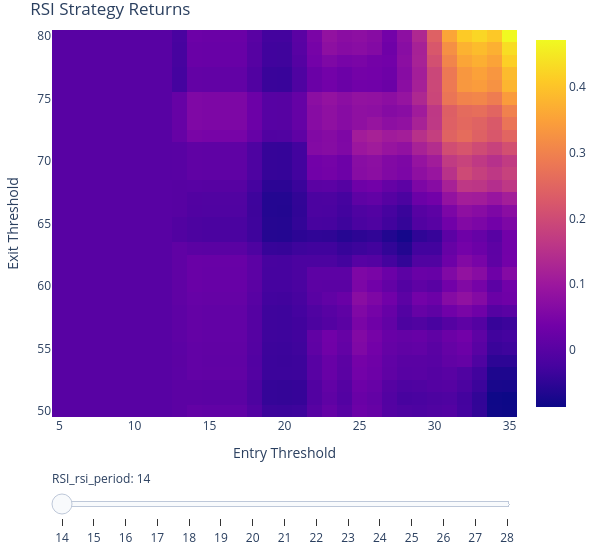

Notebook cell for this chart:
### Code cell
returns = pf.total_return()
# If i wanna collapse an axis to a single value by taking the mean
#returns = returns.groupby(level=["RSI_entry_threshold", "RSI_exit_threshold"]).mean()

# # Plotting 2D heatmap with slider
fig = returns.vbt.heatmap(
    x_level="RSI_entry_threshold",
    y_level="RSI_exit_threshold",
    slider_level="RSI_rsi_period",
    title="RSI Strategy Returns",
    xaxis_title="Entry Threshold",
    yaxis_title="Exit Threshold",
    coloraxis_colorbar=dict(title="Total Return")
    ).show()

### Figure 1 — Plotly figure (JSON) as saved in the notebook; plotly's stock layout.template omitted (floating-point values rounded to 4 significant figures; data arrays with more than 128 entries replaced by an {"elided": "..."} marker saying what was removed)
{"data": [{"colorscale": [[0, "#0d0887"], [0.1111, "#46039f"], [0.2222, "#7201a8"], [0.3333, "#9c179e"], [0.4444, "#bd3786"], [0.5556, "#d8576b"], [0.6667, "#ed7953"], [0.7778, "#fb9f3a"], [0.8889, "#fdca26"], [1, "#f0f921"]], "hoverongaps": false, "hovertemplate": "RSI_entry_threshold: %{x}<br>RSI_exit_threshold: %{y}<br>value: %{z}<extra></extra>", "name": "14", "type": "heatmap", "uid": "f354affd-aaf6-4c55-9da7-ca6b53b54895", "visible": true, "x": [5, 6, 7, 8, 9, 10, 11, 12, 13, 14, 15, 16, 17, 18, 19, 20, 21, 22, 23, 24, 25, 26, 27, 28, 29, 30, 31, 32, 33, 34, 35], "y": [50, 51, 52, 53, 54, 55, 56, 57, 58, 59, 60, 61, 62, 63, 64, 65, 66, 67, 68, 69, 70, 71, 72, 73, 74, 75, 76, 77, 78, 79, 80], "z": {"elided": "31x31 float values"}}, {"colorscale": [[0, "#0d0887"], [0.1111, "#46039f"], [0.2222, "#7201a8"], [0.3333, "#9c179e"], [0.4444, "#bd3786"], [0.5556, "#d8576b"], [0.6667, "#ed7953"], [0.7778, "#fb9f3a"], [0.8889, "#fdca26"], [1, "#f0f921"]], "hoverongaps": false, "hovertemplate": "RSI_entry_threshold: %{x}<br>RSI_exit_threshold: %{y}<br>value: %{z}<extra></extra>", "name": "15", "type": "heatmap", "uid": "f145a95b-76f6-429a-ad18-395ed41a3f5a", "visible": false, "x": [5, 6, 7, 8, 9, 10, 11, 12, 13, 14, 15, 16, 17, 18, 19, 20, 21, 22, 23, 24, 25, 26, 27, 28, 29, 30, 31, 32, 33, 34, 35], "y": [50, 51, 52, 53, 54, 55, 56, 57, 58, 59, 60, 61, 62, 63, 64, 65, 66, 67, 68, 69, 70, 71, 72, 73, 74, 75, 76, 77, 78, 79, 80], "z": {"elided": "31x31 float values"}}, {"colorscale": [[0, "#0d0887"], [0.1111, "#46039f"], [0.2222, "#7201a8"], [0.3333, "#9c179e"], [0.4444, "#bd3786"], [0.5556, "#d8576b"], [0.6667, "#ed7953"], [0.7778, "#fb9f3a"], [0.8889, "#fdca26"], [1, "#f0f921"]], "hoverongaps": false, "hovertemplate": "RSI_entry_threshold: %{x}<br>RSI_exit_threshold: %{y}<br>value: %{z}<extra></extra>", "name": "16", "type": "heatmap", "uid": "17fe3cc6-edea-4d61-9467-705cf9e311f3", "visible": false, "x": [5, 6, 7, 8, 9, 10, 11, 12, 13, 14, 15, 16, 17, 18, 19, 20, 21, 22, 23, 24, 25, 26, 27, 28, 29, 30, 31, 32, 33, 34, 35], "y": [50, 51, 52, 53, 54, 55, 56, 57, 58, 59, 60, 61, 62, 63, 64, 65, 66, 67, 68, 69, 70, 71, 72, 73, 74, 75, 76, 77, 78, 79, 80], "z": {"elided": "31x31 float values"}}, {"colorscale": [[0, "#0d0887"], [0.1111, "#46039f"], [0.2222, "#7201a8"], [0.3333, "#9c179e"], [0.4444, "#bd3786"], [0.5556, "#d8576b"], [0.6667, "#ed7953"], [0.7778, "#fb9f3a"], [0.8889, "#fdca26"], [1, "#f0f921"]], "hoverongaps": false, "hovertemplate": "RSI_entry_threshold: %{x}<br>RSI_exit_threshold: %{y}<br>value: %{z}<extra></extra>", "name": "17", "type": "heatmap", "uid": "dd4fa9de-540f-4efc-805f-bb6acba77ff5", "visible": false, "x": [5, 6, 7, 8, 9, 10, 11, 12, 13, 14, 15, 16, 17, 18, 19, 20, 21, 22, 23, 24, 25, 26, 27, 28, 29, 30, 31, 32, 33, 34, 35], "y": [50, 51, 52, 53, 54, 55, 56, 57, 58, 59, 60, 61, 62, 63, 64, 65, 66, 67, 68, 69, 70, 71, 72, 73, 74, 75, 76, 77, 78, 79, 80], "z": {"elided": "31x31 float values"}}, {"colorscale": [[0, "#0d0887"], [0.1111, "#46039f"], [0.2222, "#7201a8"], [0.3333, "#9c179e"], [0.4444, "#bd3786"], [0.5556, "#d8576b"], [0.6667, "#ed7953"], [0.7778, "#fb9f3a"], [0.8889, "#fdca26"], [1, "#f0f921"]], "hoverongaps": false, "hovertemplate": "RSI_entry_threshold: %{x}<br>RSI_exit_threshold: %{y}<br>value: %{z}<extra></extra>", "name": "18", "type": "heatmap", "uid": "197f2343-b651-4f74-95f7-700b112459b8", "visible": false, "x": [5, 6, 7, 8, 9, 10, 11, 12, 13, 14, 15, 16, 17, 18, 19, 20, 21, 22, 23, 24, 25, 26, 27, 28, 29, 30, 31, 32, 33, 34, 35], "y": [50, 51, 52, 53, 54, 55, 56, 57, 58, 59, 60, 61, 62, 63, 64, 65, 66, 67, 68, 69, 70, 71, 72, 73, 74, 75, 76, 77, 78, 79, 80], "z": {"elided": "31x31 float values"}}, {"colorscale": [[0, "#0d0887"], [0.1111, "#46039f"], [0.2222, "#7201a8"], [0.3333, "#9c179e"], [0.4444, "#bd3786"], [0.5556, "#d8576b"], [0.6667, "#ed7953"], [0.7778, "#fb9f3a"], [0.8889, "#fdca26"], [1, "#f0f921"]], "hoverongaps": false, "hovertemplate": "RSI_entry_threshold: %{x}<br>RSI_exit_threshold: %{y}<br>value: %{z}<extra></extra>", "name": "19", "type": "heatmap", "uid": "4edfe17c-cda3-4029-a32f-a7f840fdbd6d", "visible": false, "x": [5, 6, 7, 8, 9, 10, 11, 12, 13, 14, 15, 16, 17, 18, 19, 20, 21, 22, 23, 24, 25, 26, 27, 28, 29, 30, 31, 32, 33, 34, 35], "y": [50, 51, 52, 53, 54, 55, 56, 57, 58, 59, 60, 61, 62, 63, 64, 65, 66, 67, 68, 69, 70, 71, 72, 73, 74, 75, 76, 77, 78, 79, 80], "z": {"elided": "31x31 float values"}}, {"colorscale": [[0, "#0d0887"], [0.1111, "#46039f"], [0.2222, "#7201a8"], [0.3333, "#9c179e"], [0.4444, "#bd3786"], [0.5556, "#d8576b"], [0.6667, "#ed7953"], [0.7778, "#fb9f3a"], [0.8889, "#fdca26"], [1, "#f0f921"]], "hoverongaps": false, "hovertemplate": "RSI_entry_threshold: %{x}<br>RSI_exit_threshold: %{y}<br>value: %{z}<extra></extra>", "name": "20", "type": "heatmap", "uid": "ea6c3eac-efe1-4dd6-81ae-91a33934e9e9", "visible": false, "x": [5, 6, 7, 8, 9, 10, 11, 12, 13, 14, 15, 16, 17, 18, 19, 20, 21, 22, 23, 24, 25, 26, 27, 28, 29, 30, 31, 32, 33, 34, 35], "y": [50, 51, 52, 53, 54, 55, 56, 57, 58, 59, 60, 61, 62, 63, 64, 65, 66, 67, 68, 69, 70, 71, 72, 73, 74, 75, 76, 77, 78, 79, 80], "z": {"elided": "31x31 float values"}}, {"colorscale": [[0, "#0d0887"], [0.1111, "#46039f"], [0.2222, "#7201a8"], [0.3333, "#9c179e"], [0.4444, "#bd3786"], [0.5556, "#d8576b"], [0.6667, "#ed7953"], [0.7778, "#fb9f3a"], [0.8889, "#fdca26"], [1, "#f0f921"]], "hoverongaps": false, "hovertemplate": "RSI_entry_threshold: %{x}<br>RSI_exit_threshold: %{y}<br>value: %{z}<extra></extra>", "name": "21", "type": "heatmap", "uid": "28391097-7455-4830-835f-cc98de8adf48", "visible": false, "x": [5, 6, 7, 8, 9, 10, 11, 12, 13, 14, 15, 16, 17, 18, 19, 20, 21, 22, 23, 24, 25, 26, 27, 28, 29, 30, 31, 32, 33, 34, 35], "y": [50, 51, 52, 53, 54, 55, 56, 57, 58, 59, 60, 61, 62, 63, 64, 65, 66, 67, 68, 69, 70, 71, 72, 73, 74, 75, 76, 77, 78, 79, 80], "z": {"elided": "31x31 float values"}}, {"colorscale": [[0, "#0d0887"], [0.1111, "#46039f"], [0.2222, "#7201a8"], [0.3333, "#9c179e"], [0.4444, "#bd3786"], [0.5556, "#d8576b"], [0.6667, "#ed7953"], [0.7778, "#fb9f3a"], [0.8889, "#fdca26"], [1, "#f0f921"]], "hoverongaps": false, "hovertemplate": "RSI_entry_threshold: %{x}<br>RSI_exit_threshold: %{y}<br>value: %{z}<extra></extra>", "name": "22", "type": "heatmap", "uid": "6c1656d9-8a7d-4109-8bec-ec92a4581038", "visible": false, "x": [5, 6, 7, 8, 9, 10, 11, 12, 13, 14, 15, 16, 17, 18, 19, 20, 21, 22, 23, 24, 25, 26, 27, 28, 29, 30, 31, 32, 33, 34, 35], "y": [50, 51, 52, 53, 54, 55, 56, 57, 58, 59, 60, 61, 62, 63, 64, 65, 66, 67, 68, 69, 70, 71, 72, 73, 74, 75, 76, 77, 78, 79, 80], "z": {"elided": "31x31 float values"}}, {"colorscale": [[0, "#0d0887"], [0.1111, "#46039f"], [0.2222, "#7201a8"], [0.3333, "#9c179e"], [0.4444, "#bd3786"], [0.5556, "#d8576b"], [0.6667, "#ed7953"], [0.7778, "#fb9f3a"], [0.8889, "#fdca26"], [1, "#f0f921"]], "hoverongaps": false, "hovertemplate": "RSI_entry_threshold: %{x}<br>RSI_exit_threshold: %{y}<br>value: %{z}<extra></extra>", "name": "23", "type": "heatmap", "uid": "76c06a96-02eb-4695-a93a-4ac08aed814f", "visible": false, "x": [5, 6, 7, 8, 9, 10, 11, 12, 13, 14, 15, 16, 17, 18, 19, 20, 21, 22, 23, 24, 25, 26, 27, 28, 29, 30, 31, 32, 33, 34, 35], "y": [50, 51, 52, 53, 54, 55, 56, 57, 58, 59, 60, 61, 62, 63, 64, 65, 66, 67, 68, 69, 70, 71, 72, 73, 74, 75, 76, 77, 78, 79, 80], "z": {"elided": "31x31 float values"}}, {"colorscale": [[0, "#0d0887"], [0.1111, "#46039f"], [0.2222, "#7201a8"], [0.3333, "#9c179e"], [0.4444, "#bd3786"], [0.5556, "#d8576b"], [0.6667, "#ed7953"], [0.7778, "#fb9f3a"], [0.8889, "#fdca26"], [1, "#f0f921"]], "hoverongaps": false, "hovertemplate": "RSI_entry_threshold: %{x}<br>RSI_exit_threshold: %{y}<br>value: %{z}<extra></extra>", "name": "24", "type": "heatmap", "uid": "43b92769-9500-4a8d-a0b5-2d4f08b9d834", "visible": false, "x": [5, 6, 7, 8, 9, 10, 11, 12, 13, 14, 15, 16, 17, 18, 19, 20, 21, 22, 23, 24, 25, 26, 27, 28, 29, 30, 31, 32, 33, 34, 35], "y": [50, 51, 52, 53, 54, 55, 56, 57, 58, 59, 60, 61, 62, 63, 64, 65, 66, 67, 68, 69, 70, 71, 72, 73, 74, 75, 76, 77, 78, 79, 80], "z": {"elided": "31x31 float values"}}, {"colorscale": [[0, "#0d0887"], [0.1111, "#46039f"], [0.2222, "#7201a8"], [0.3333, "#9c179e"], [0.4444, "#bd3786"], [0.5556, "#d8576b"], [0.6667, "#ed7953"], [0.7778, "#fb9f3a"], [0.8889, "#fdca26"], [1, "#f0f921"]], "hoverongaps": false, "hovertemplate": "RSI_entry_threshold: %{x}<br>RSI_exit_threshold: %{y}<br>value: %{z}<extra></extra>", "name": "25", "type": "heatmap", "uid": "71bd4d45-7bef-4e2a-bdbb-c6924af26d0c", "visible": false, "x": [5, 6, 7, 8, 9, 10, 11, 12, 13, 14, 15, 16, 17, 18, 19, 20, 21, 22, 23, 24, 25, 26, 27, 28, 29, 30, 31, 32, 33, 34, 35], "y": [50, 51, 52, 53, 54, 55, 56, 57, 58, 59, 60, 61, 62, 63, 64, 65, 66, 67, 68, 69, 70, 71, 72, 73, 74, 75, 76, 77, 78, 79, 80], "z": {"elided": "31x31 float values"}}, {"colorscale": [[0, "#0d0887"], [0.1111, "#46039f"], [0.2222, "#7201a8"], [0.3333, "#9c179e"], [0.4444, "#bd3786"], [0.5556, "#d8576b"], [0.6667, "#ed7953"], [0.7778, "#fb9f3a"], [0.8889, "#fdca26"], [1, "#f0f921"]], "hoverongaps": false, "hovertemplate": "RSI_entry_threshold: %{x}<br>RSI_exit_threshold: %{y}<br>value: %{z}<extra></extra>", "name": "26", "type": "heatmap", "uid": "e746373f-7b67-4a47-aa86-feb38c5a3a57", "visible": false, "x": [5, 6, 7, 8, 9, 10, 11, 12, 13, 14, 15, 16, 17, 18, 19, 20, 21, 22, 23, 24, 25, 26, 27, 28, 29, 30, 31, 32, 33, 34, 35], "y": [50, 51, 52, 53, 54, 55, 56, 57, 58, 59, 60, 61, 62, 63, 64, 65, 66, 67, 68, 69, 70, 71, 72, 73, 74, 75, 76, 77, 78, 79, 80], "z": {"elided": "31x31 float values"}}, {"colorscale": [[0, "#0d0887"], [0.1111, "#46039f"], [0.2222, "#7201a8"], [0.3333, "#9c179e"], [0.4444, "#bd3786"], [0.5556, "#d8576b"], [0.6667, "#ed7953"], [0.7778, "#fb9f3a"], [0.8889, "#fdca26"], [1, "#f0f921"]], "hoverongaps": false, "hovertemplate": "RSI_entry_threshold: %{x}<br>RSI_exit_threshold: %{y}<br>value: %{z}<extra></extra>", "name": "27", "type": "heatmap", "uid": "34907b92-748b-45e4-8dbb-86408bcf6428", "visible": false, "x": [5, 6, 7, 8, 9, 10, 11, 12, 13, 14, 15, 16, 17, 18, 19, 20, 21, 22, 23, 24, 25, 26, 27, 28, 29, 30, 31, 32, 33, 34, 35], "y": [50, 51, 52, 53, 54, 55, 56, 57, 58, 59, 60, 61, 62, 63, 64, 65, 66, 67, 68, 69, 70, 71, 72, 73, 74, 75, 76, 77, 78, 79, 80], "z": {"elided": "31x31 float values"}}, {"colorscale": [[0, "#0d0887"], [0.1111, "#46039f"], [0.2222, "#7201a8"], [0.3333, "#9c179e"], [0.4444, "#bd3786"], [0.5556, "#d8576b"], [0.6667, "#ed7953"], [0.7778, "#fb9f3a"], [0.8889, "#fdca26"], [1, "#f0f921"]], "hoverongaps": false, "hovertemplate": "RSI_entry_threshold: %{x}<br>RSI_exit_threshold: %{y}<br>value: %{z}<extra></extra>", "name": "28", "type": "heatmap", "uid": "ce3aca70-2c7f-4895-8ce3-bfe2f8e9c6fb", "visible": false, "x": [5, 6, 7, 8, 9, 10, 11, 12, 13, 14, 15, 16, 17, 18, 19, 20, 21, 22, 23, 24, 25, 26, 27, 28, 29, 30, 31, 32, 33, 34, 35], "y": [50, 51, 52, 53, 54, 55, 56, 57, 58, 59, 60, 61, 62, 63, 64, 65, 66, 67, 68, 69, 70, 71, 72, 73, 74, 75, 76, 77, 78, 79, 80], "z": {"elided": "31x31 float values"}}], "layout": {"coloraxis": {"colorbar": {"title": {"text": "Total Return"}}}, "height": 555, "legend": {"orientation": "h", "traceorder": "normal", "x": 1, "xanchor": "right", "y": 1.02, "yanchor": "bottom"}, "margin": {"b": 30, "l": 30, "r": 30, "t": 30}, "sliders": [{"active": 0, "currentvalue": {"prefix": "RSI_rsi_period: "}, "pad": {"t": 50}, "steps": [{"args": [{"visible": [true, false, false, false, false, false, false, false, false, false, false, false, false, false, false]}, {}], "label": "14", "method": "update"}, {"args": [{"visible": [false, true, false, false, false, false, false, false, false, false, false, false, false, false, false]}, {}], "label": "15", "method": "update"}, {"args": [{"visible": [false, false, true, false, false, false, false, false, false, false, false, false, false, false, false]}, {}], "label": "16", "method": "update"}, {"args": [{"visible": [false, false, false, true, false, false, false, false, false, false, false, false, false, false, false]}, {}], "label": "17", "method": "update"}, {"args": [{"visible": [false, false, false, false, true, false, false, false, false, false, false, false, false, false, false]}, {}], "label": "18", "method": "update"}, {"args": [{"visible": [false, false, false, false, false, true, false, false, false, false, false, false, false, false, false]}, {}], "label": "19", "method": "update"}, {"args": [{"visible": [false, false, false, false, false, false, true, false, false, false, false, false, false, false, false]}, {}], "label": "20", "method": "update"}, {"args": [{"visible": [false, false, false, false, false, false, false, true, false, false, false, false, false, false, false]}, {}], "label": "21", "method": "update"}, {"args": [{"visible": [false, false, false, false, false, false, false, false, true, false, false, false, false, false, false]}, {}], "label": "22", "method": "update"}, {"args": [{"visible": [false, false, false, false, false, false, false, false, false, true, false, false, false, false, false]}, {}], "label": "23", "method": "update"}, {"args": [{"visible": [false, false, false, false, false, false, false, false, false, false, true, false, false, false, false]}, {}], "label": "24", "method": "update"}, {"args": [{"visible": [false, false, false, false, false, false, false, false, false, false, false, true, false, false, false]}, {}], "label": "25", "method": "update"}, {"args": [{"visible": [false, false, false, false, false, false, false, false, false, false, false, false, true, false, false]}, {}], "label": "26", "method": "update"}, {"args": [{"visible": [false, false, false, false, false, false, false, false, false, false, false, false, false, true, false]}, {}], "label": "27", "method": "update"}, {"args": [{"visible": [false, false, false, false, false, false, false, false, false, false, false, false, false, false, true]}, {}], "label": "28", "method": "update"}]}], "title": {"text": "RSI Strategy Returns"}, "width": 605, "xaxis": {"title": {"text": "Entry Threshold"}}, "yaxis": {"title": {"text": "Exit Threshold"}}}}
